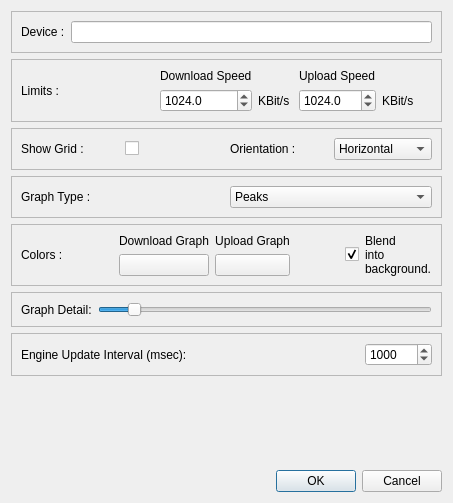
<ui version="4.0" >
 <class>NetGraphConfig</class>
 <widget class="QDialog" name="NetGraphConfig" >
  <property name="geometry" >
   <rect>
    <x>0</x>
    <y>0</y>
    <width>453</width>
    <height>503</height>
   </rect>
  </property>
  <property name="windowTitle" >
   <string>Dialog</string>
  </property>
  <layout class="QVBoxLayout" >
   <item>
    <widget class="QFrame" name="frame_2" >
     <property name="sizePolicy" >
      <sizepolicy vsizetype="Maximum" hsizetype="Preferred" >
       <horstretch>0</horstretch>
       <verstretch>0</verstretch>
      </sizepolicy>
     </property>
     <property name="frameShape" >
      <enum>QFrame::StyledPanel</enum>
     </property>
     <property name="frameShadow" >
      <enum>QFrame::Raised</enum>
     </property>
     <layout class="QHBoxLayout" >
      <item>
       <widget class="QLabel" name="label_6" >
        <property name="text" >
         <string>Device :</string>
        </property>
       </widget>
      </item>
      <item>
       <widget class="QLineEdit" name="deviceLineEdit" />
      </item>
     </layout>
    </widget>
   </item>
   <item>
    <widget class="QFrame" name="frame" >
     <property name="sizePolicy" >
      <sizepolicy vsizetype="Maximum" hsizetype="Preferred" >
       <horstretch>0</horstretch>
       <verstretch>0</verstretch>
      </sizepolicy>
     </property>
     <property name="frameShape" >
      <enum>QFrame::StyledPanel</enum>
     </property>
     <property name="frameShadow" >
      <enum>QFrame::Raised</enum>
     </property>
     <layout class="QHBoxLayout" >
      <item>
       <widget class="QLabel" name="label" >
        <property name="text" >
         <string>Limits :</string>
        </property>
       </widget>
      </item>
      <item>
       <layout class="QGridLayout" >
        <item row="1" column="1" >
         <widget class="QLabel" name="label_2" >
          <property name="text" >
           <string>KBit/s</string>
          </property>
         </widget>
        </item>
        <item row="0" column="0" >
         <widget class="QLabel" name="label_3" >
          <property name="text" >
           <string>Download Speed</string>
          </property>
         </widget>
        </item>
        <item row="1" column="0" >
         <widget class="QDoubleSpinBox" name="dSpinBox" >
          <property name="decimals" >
           <number>1</number>
          </property>
          <property name="maximum" >
           <double>1000000000.000000000000000</double>
          </property>
          <property name="singleStep" >
           <double>128.000000000000000</double>
          </property>
          <property name="value" >
           <double>1024.000000000000000</double>
          </property>
         </widget>
        </item>
       </layout>
      </item>
      <item>
       <layout class="QGridLayout" >
        <item row="1" column="1" >
         <widget class="QLabel" name="label_4" >
          <property name="text" >
           <string>KBit/s</string>
          </property>
         </widget>
        </item>
        <item row="0" column="0" >
         <widget class="QLabel" name="label_5" >
          <property name="text" >
           <string>Upload Speed</string>
          </property>
         </widget>
        </item>
        <item row="1" column="0" >
         <widget class="QDoubleSpinBox" name="uSpinBox" >
          <property name="decimals" >
           <number>1</number>
          </property>
          <property name="maximum" >
           <double>1000000000.000000000000000</double>
          </property>
          <property name="singleStep" >
           <double>128.000000000000000</double>
          </property>
          <property name="value" >
           <double>1024.000000000000000</double>
          </property>
         </widget>
        </item>
       </layout>
      </item>
     </layout>
    </widget>
   </item>
   <item>
    <widget class="QFrame" name="frame_3" >
     <property name="sizePolicy" >
      <sizepolicy vsizetype="Maximum" hsizetype="Preferred" >
       <horstretch>0</horstretch>
       <verstretch>0</verstretch>
      </sizepolicy>
     </property>
     <property name="frameShape" >
      <enum>QFrame::StyledPanel</enum>
     </property>
     <property name="frameShadow" >
      <enum>QFrame::Raised</enum>
     </property>
     <layout class="QHBoxLayout" >
      <item>
       <widget class="QLabel" name="label_7" >
        <property name="text" >
         <string>Show Grid : </string>
        </property>
       </widget>
      </item>
      <item>
       <widget class="QCheckBox" name="gridCheckBox" >
        <property name="text" >
         <string/>
        </property>
       </widget>
      </item>
      <item>
       <widget class="QLabel" name="label_8" >
        <property name="text" >
         <string>Orientation :</string>
        </property>
       </widget>
      </item>
      <item>
       <widget class="QComboBox" name="orientationComboBox" >
        <property name="maxVisibleItems" >
         <number>2</number>
        </property>
        <property name="maxCount" >
         <number>2</number>
        </property>
        <item>
         <property name="text" >
          <string>Horizontal</string>
         </property>
        </item>
        <item>
         <property name="text" >
          <string>Vertical</string>
         </property>
        </item>
       </widget>
      </item>
     </layout>
    </widget>
   </item>
   <item>
    <widget class="QFrame" name="frame_7" >
     <property name="frameShape" >
      <enum>QFrame::StyledPanel</enum>
     </property>
     <property name="frameShadow" >
      <enum>QFrame::Raised</enum>
     </property>
     <layout class="QHBoxLayout" >
      <item>
       <widget class="QLabel" name="label_14" >
        <property name="text" >
         <string>Graph Type :</string>
        </property>
       </widget>
      </item>
      <item>
       <widget class="QComboBox" name="graphTypeComboBox" >
        <item>
         <property name="text" >
          <string>Peaks</string>
         </property>
        </item>
        <item>
         <property name="text" >
          <string>Bars</string>
         </property>
        </item>
        <item>
         <property name="text" >
          <string>Line</string>
         </property>
        </item>
       </widget>
      </item>
     </layout>
    </widget>
   </item>
   <item>
    <widget class="QFrame" name="frame_4" >
     <property name="sizePolicy" >
      <sizepolicy vsizetype="Maximum" hsizetype="Preferred" >
       <horstretch>0</horstretch>
       <verstretch>0</verstretch>
      </sizepolicy>
     </property>
     <property name="frameShape" >
      <enum>QFrame::StyledPanel</enum>
     </property>
     <property name="frameShadow" >
      <enum>QFrame::Raised</enum>
     </property>
     <layout class="QHBoxLayout" >
      <item>
       <widget class="QLabel" name="label_9" >
        <property name="sizePolicy" >
         <sizepolicy vsizetype="Preferred" hsizetype="Maximum" >
          <horstretch>0</horstretch>
          <verstretch>0</verstretch>
         </sizepolicy>
        </property>
        <property name="text" >
         <string>Colors :</string>
        </property>
       </widget>
      </item>
      <item>
       <spacer>
        <property name="orientation" >
         <enum>Qt::Horizontal</enum>
        </property>
        <property name="sizeHint" >
         <size>
          <width>20</width>
          <height>20</height>
         </size>
        </property>
       </spacer>
      </item>
      <item>
       <layout class="QVBoxLayout" >
        <item>
         <widget class="QLabel" name="label_10" >
          <property name="text" >
           <string>Download Graph</string>
          </property>
          <property name="alignment" >
           <set>Qt::AlignCenter</set>
          </property>
         </widget>
        </item>
        <item>
         <widget class="KColorButton" name="dColorButton" >
          <property name="color" >
           <color>
            <red>0</red>
            <green>255</green>
            <blue>0</blue>
           </color>
          </property>
          <property name="defaultColor" >
           <color>
            <red>0</red>
            <green>255</green>
            <blue>0</blue>
           </color>
          </property>
         </widget>
        </item>
       </layout>
      </item>
      <item>
       <layout class="QVBoxLayout" >
        <item>
         <widget class="QLabel" name="label_11" >
          <property name="text" >
           <string>Upload Graph</string>
          </property>
          <property name="alignment" >
           <set>Qt::AlignCenter</set>
          </property>
         </widget>
        </item>
        <item>
         <widget class="KColorButton" name="uColorButton" >
          <property name="color" >
           <color>
            <red>255</red>
            <green>0</green>
            <blue>255</blue>
           </color>
          </property>
          <property name="defaultColor" >
           <color>
            <red>255</red>
            <green>0</green>
            <blue>255</blue>
           </color>
          </property>
         </widget>
        </item>
       </layout>
      </item>
      <item>
       <spacer>
        <property name="orientation" >
         <enum>Qt::Horizontal</enum>
        </property>
        <property name="sizeHint" >
         <size>
          <width>40</width>
          <height>20</height>
         </size>
        </property>
       </spacer>
      </item>
      <item>
       <widget class="QCheckBox" name="blendCheckBox" >
        <property name="sizePolicy" >
         <sizepolicy vsizetype="Fixed" hsizetype="Maximum" >
          <horstretch>0</horstretch>
          <verstretch>0</verstretch>
         </sizepolicy>
        </property>
        <property name="text" >
         <string/>
        </property>
        <property name="checked" >
         <bool>true</bool>
        </property>
       </widget>
      </item>
      <item>
       <widget class="QLabel" name="label_15" >
        <property name="text" >
         <string>&lt;html>&lt;body>&lt;div>Blend&lt;br>into&lt;br>background.&lt;/div>&lt;/html>&lt;/body></string>
        </property>
       </widget>
      </item>
     </layout>
    </widget>
   </item>
   <item>
    <widget class="QFrame" name="frame_6" >
     <property name="frameShape" >
      <enum>QFrame::StyledPanel</enum>
     </property>
     <property name="frameShadow" >
      <enum>QFrame::Raised</enum>
     </property>
     <layout class="QHBoxLayout" >
      <item>
       <widget class="QLabel" name="label_13" >
        <property name="text" >
         <string>Graph Detail:</string>
        </property>
       </widget>
      </item>
      <item>
       <widget class="QSlider" name="detailSlider" >
        <property name="minimum" >
         <number>1</number>
        </property>
        <property name="value" >
         <number>10</number>
        </property>
        <property name="orientation" >
         <enum>Qt::Horizontal</enum>
        </property>
       </widget>
      </item>
     </layout>
    </widget>
   </item>
   <item>
    <widget class="QFrame" name="frame_5" >
     <property name="frameShape" >
      <enum>QFrame::StyledPanel</enum>
     </property>
     <property name="frameShadow" >
      <enum>QFrame::Raised</enum>
     </property>
     <layout class="QHBoxLayout" >
      <item>
       <widget class="QLabel" name="label_12" >
        <property name="text" >
         <string>Engine Update Interval (msec):</string>
        </property>
       </widget>
      </item>
      <item>
       <spacer>
        <property name="orientation" >
         <enum>Qt::Horizontal</enum>
        </property>
        <property name="sizeHint" >
         <size>
          <width>40</width>
          <height>20</height>
         </size>
        </property>
       </spacer>
      </item>
      <item>
       <widget class="QSpinBox" name="intervalSpinBox" >
        <property name="minimum" >
         <number>500</number>
        </property>
        <property name="maximum" >
         <number>999999999</number>
        </property>
        <property name="singleStep" >
         <number>500</number>
        </property>
        <property name="value" >
         <number>1000</number>
        </property>
       </widget>
      </item>
     </layout>
    </widget>
   </item>
   <item>
    <spacer>
     <property name="orientation" >
      <enum>Qt::Vertical</enum>
     </property>
     <property name="sizeHint" >
      <size>
       <width>20</width>
       <height>20</height>
      </size>
     </property>
    </spacer>
   </item>
   <item>
    <widget class="QDialogButtonBox" name="buttonBox" >
     <property name="orientation" >
      <enum>Qt::Horizontal</enum>
     </property>
     <property name="standardButtons" >
      <set>QDialogButtonBox::Cancel|QDialogButtonBox::NoButton|QDialogButtonBox::Ok</set>
     </property>
    </widget>
   </item>
  </layout>
 </widget>
 <customwidgets>
  <customwidget>
   <class>KColorButton</class>
   <extends>QPushButton</extends>
   <header>kcolorbutton.h</header>
  </customwidget>
 </customwidgets>
 <resources/>
 <connections>
  <connection>
   <sender>buttonBox</sender>
   <signal>accepted()</signal>
   <receiver>NetGraphConfig</receiver>
   <slot>accept()</slot>
   <hints>
    <hint type="sourcelabel" >
     <x>248</x>
     <y>254</y>
    </hint>
    <hint type="destinationlabel" >
     <x>157</x>
     <y>274</y>
    </hint>
   </hints>
  </connection>
  <connection>
   <sender>buttonBox</sender>
   <signal>rejected()</signal>
   <receiver>NetGraphConfig</receiver>
   <slot>reject()</slot>
   <hints>
    <hint type="sourcelabel" >
     <x>316</x>
     <y>260</y>
    </hint>
    <hint type="destinationlabel" >
     <x>286</x>
     <y>274</y>
    </hint>
   </hints>
  </connection>
 </connections>
</ui>
